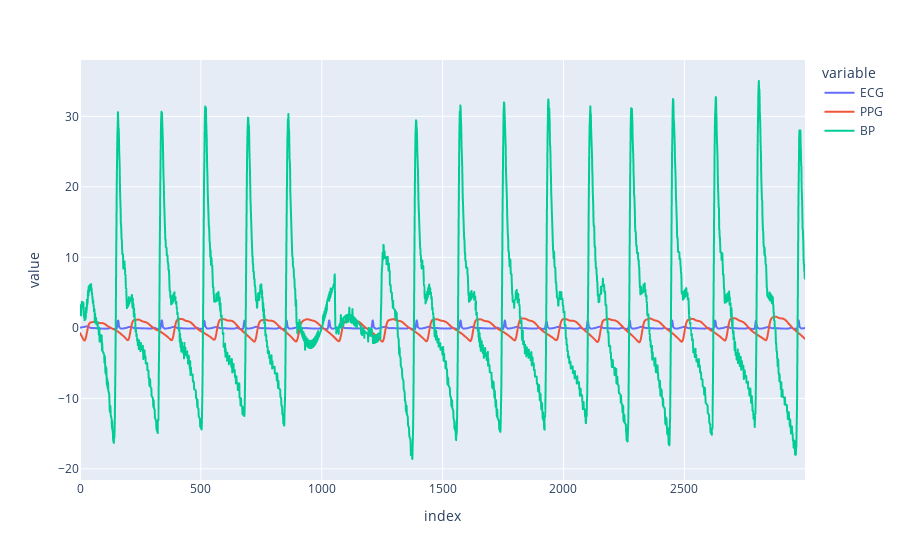
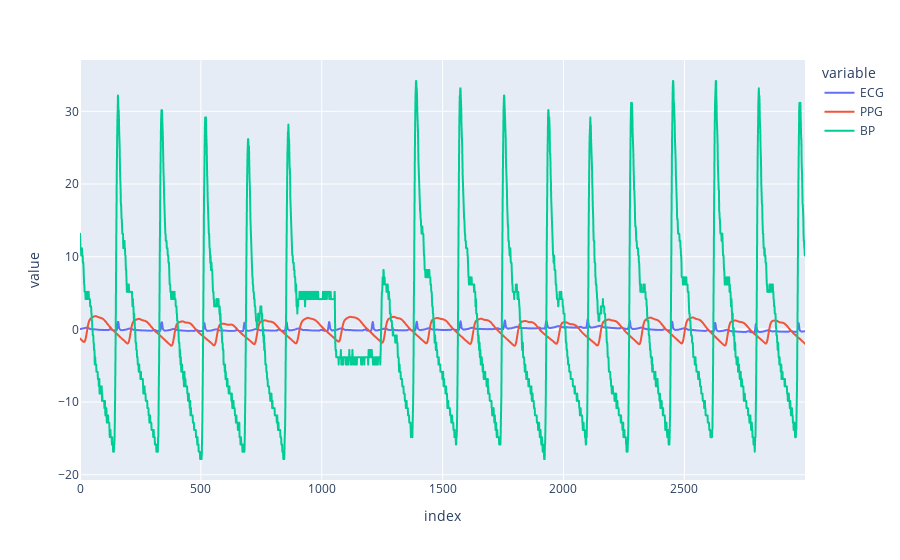

Notebook source saved alongside these figures, in order:
### Code cell
## 去轮廓outline
ecg_data = np.array(df['ECG'][:3000])
b, a = signal.butter(8, 0.01, 'lowpass')
ecg_outline_data = signal.filtfilt(b, a, ecg_data)
ecg_norm_data = ecg_data - ecg_outline_data  #数据类型<class 'numpy.ndarray'>
ecg_norm_df = pd.DataFrame(ecg_norm_data, columns = ['ECG'])

ppg_data = np.array(df['PPG'][:3000])
ppg_outline_data = signal.filtfilt(b, a, ppg_data)
ppg_norm_data = ppg_data - ppg_outline_data  #数据类型<class 'numpy.ndarray'>
ppg_norm_df = pd.DataFrame(ppg_norm_data, columns = ['PPG'])

bp_data = np.array(df['BP'][:3000])
bp_outline_data = signal.filtfilt(b, a, bp_data)
bp_norm_data = bp_data - bp_outline_data  #数据类型<class 'numpy.ndarray'>
bp_norm_df = pd.DataFrame(bp_norm_data, columns = ['BP'])

Norm_df = pd.concat([ecg_norm_df, ppg_norm_df, bp_norm_df], axis = 1)
# display(Norm_df)

## 将基线调至0
ecg_avg = sum(ecg_data) / len(ecg_data)
for i in range(len(ecg_data)):
    ecg_data[i] = ecg_data[i] - ecg_avg
ecg_df = pd.DataFrame(ecg_data, columns = ['ECG'])

ppg_avg = sum(ppg_data) / len(ppg_data)
for i in range(len(ppg_data)):
    ppg_data[i] = ppg_data[i] - ppg_avg
ppg_df = pd.DataFrame(ppg_data, columns = ['PPG'])

bp_avg = sum(bp_data) / len(bp_data)
for i in range(len(bp_data)):
    bp_data[i] = bp_data[i] - bp_avg
bp_df = pd.DataFrame(bp_data, columns = ['BP'])

Data_new_df = pd.concat([ecg_df, ppg_df, bp_df], axis = 1)
# display(Data_new_df)

## 绘图
norm_fig = px.line(Norm_df)
norm_fig.show()
data_new_fig = px.line(Data_new_df)
data_new_fig.show()

### Figure 1 — Plotly figure (JSON) as saved in the notebook; plotly's stock layout.template omitted (floating-point values rounded to 4 significant figures; data arrays with more than 128 entries replaced by an {"elided": "..."} marker saying what was removed)
{"data": [{"hovertemplate": "variable=ECG<br>index=%{x}<br>value=%{y}<extra></extra>", "legendgroup": "ECG", "line": {"color": "#636efa", "dash": "solid"}, "marker": {"symbol": "circle"}, "mode": "lines", "name": "ECG", "showlegend": true, "type": "scattergl", "x": {"elided": "3000 int values"}, "xaxis": "x", "y": {"elided": "3000 float values"}, "yaxis": "y"}, {"hovertemplate": "variable=PPG<br>index=%{x}<br>value=%{y}<extra></extra>", "legendgroup": "PPG", "line": {"color": "#EF553B", "dash": "solid"}, "marker": {"symbol": "circle"}, "mode": "lines", "name": "PPG", "showlegend": true, "type": "scattergl", "x": {"elided": "3000 int values"}, "xaxis": "x", "y": {"elided": "3000 float values"}, "yaxis": "y"}, {"hovertemplate": "variable=BP<br>index=%{x}<br>value=%{y}<extra></extra>", "legendgroup": "BP", "line": {"color": "#00cc96", "dash": "solid"}, "marker": {"symbol": "circle"}, "mode": "lines", "name": "BP", "showlegend": true, "type": "scattergl", "x": {"elided": "3000 int values"}, "xaxis": "x", "y": {"elided": "3000 float values"}, "yaxis": "y"}], "layout": {"legend": {"title": {"text": "variable"}, "tracegroupgap": 0}, "margin": {"t": 60}, "xaxis": {"anchor": "y", "domain": [0, 1], "title": {"text": "index"}}, "yaxis": {"anchor": "x", "domain": [0, 1], "title": {"text": "value"}}}}

### Figure 2 — Plotly figure (JSON) as saved in the notebook; plotly's stock layout.template omitted (floating-point values rounded to 4 significant figures; data arrays with more than 128 entries replaced by an {"elided": "..."} marker saying what was removed)
{"data": [{"hovertemplate": "variable=ECG<br>index=%{x}<br>value=%{y}<extra></extra>", "legendgroup": "ECG", "line": {"color": "#636efa", "dash": "solid"}, "marker": {"symbol": "circle"}, "mode": "lines", "name": "ECG", "showlegend": true, "type": "scattergl", "x": {"elided": "3000 int values"}, "xaxis": "x", "y": {"elided": "3000 float values"}, "yaxis": "y"}, {"hovertemplate": "variable=PPG<br>index=%{x}<br>value=%{y}<extra></extra>", "legendgroup": "PPG", "line": {"color": "#EF553B", "dash": "solid"}, "marker": {"symbol": "circle"}, "mode": "lines", "name": "PPG", "showlegend": true, "type": "scattergl", "x": {"elided": "3000 int values"}, "xaxis": "x", "y": {"elided": "3000 float values"}, "yaxis": "y"}, {"hovertemplate": "variable=BP<br>index=%{x}<br>value=%{y}<extra></extra>", "legendgroup": "BP", "line": {"color": "#00cc96", "dash": "solid"}, "marker": {"symbol": "circle"}, "mode": "lines", "name": "BP", "showlegend": true, "type": "scattergl", "x": {"elided": "3000 int values"}, "xaxis": "x", "y": {"elided": "3000 float values"}, "yaxis": "y"}], "layout": {"legend": {"title": {"text": "variable"}, "tracegroupgap": 0}, "margin": {"t": 60}, "xaxis": {"anchor": "y", "domain": [0, 1], "title": {"text": "index"}}, "yaxis": {"anchor": "x", "domain": [0, 1], "title": {"text": "value"}}}}
